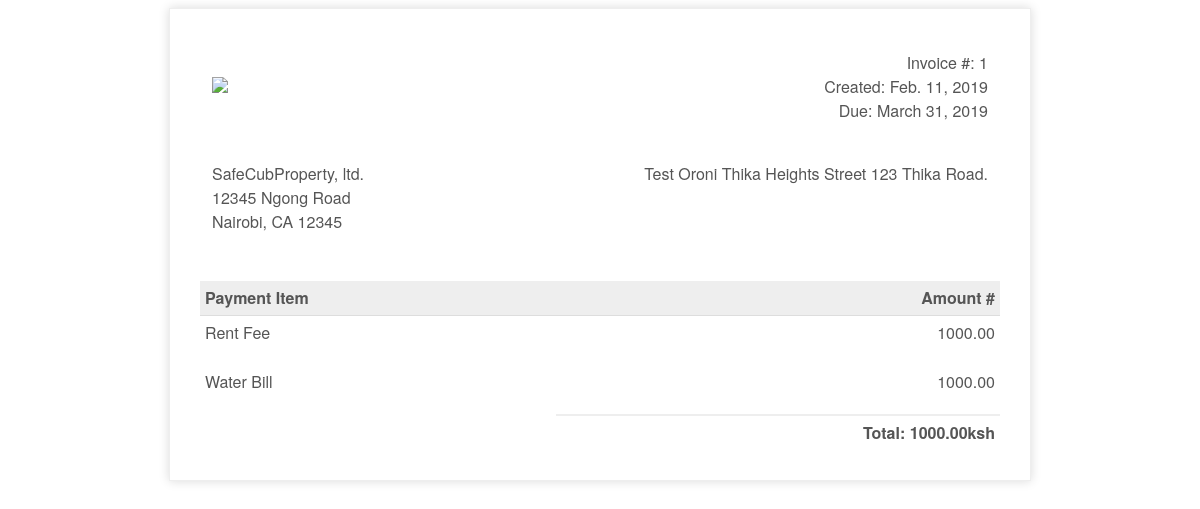
The app's page /main/invoices/1/ (signed in) with its own data.
### tenants/models.py (models this page shows, shortened)
class Invoice(models.Model):
    tenant = models.ForeignKey(Tenant, verbose_name=Tenant._meta.verbose_name,on_delete=models.PROTECT)
    start_date = models.DateField()
    end_date = models.DateField()
    amount = models.ForeignKey(Fee, verbose_name=Tenant._meta.verbose_name,on_delete=models.PROTECT)
    class Meta:
        verbose_name = _("Invoice")
        verbose_name_plural = _("Invoices")
        ordering = ['-start_date']
    def __str__(self):
        return u"{} - {}".format(self.tenant, self.start_date)

class Tenant(models.Model):
    property = models.ForeignKey(
        Property,
        verbose_name=Property._meta.verbose_name,
        on_delete=models.PROTECT)
    name = models.CharField(_("name"), max_length=255)
    tenancy_begin_date = models.DateField(
        _("tenancy begin date"))
    tenancy_end_date = models.DateField(
        _("tenancy end date"), blank=True, null=True)
    deposit = models.DecimalField(
        _("deposit"), max_digits=7, decimal_places=2,
        help_text=_(
            'A sum of money asked to tenant on day 1. '
            'It is payed back in full on the final day of the tenancy'),
        validators=[MinValueValidator(0)], default=0)
    contact_info = models.TextField(_("contact info"), blank=True)
    notes = models.TextField(_("notes"), blank=True)
    def balance(self):
        return sum([int(c.amount) for c in self.cashflows()])
    balance.short_description = _("balance")
    class Meta:
        verbose_name = _("tenant")
        verbose_name_plural = _("tenants")
        ordering = ['tenancy_end_date', 'name']
    def __str__(self):
        return u"{} {}".format(self.name, self.property)

class Fee(models.Model):
    description = models.CharField(_("description"), max_length=255)
    tenant = models.ForeignKey(Tenant, verbose_name=Tenant._meta.verbose_name,on_delete=models.PROTECT)
    date = models.DateField(_("date"))
    amount = models.DecimalField(
        _("amount"), max_digits=7, decimal_places=2,
        validators=[MinValueValidator(0)], default=0)
    class Meta:
        verbose_name = _("one-time fee")
        verbose_name_plural = _("one-time fees")
        ordering = ['-date']
    def __str__(self):
        return str(self.amount)

### property/models.py (models this page shows)
class Property(models.Model):
    name = models.CharField(_("name"), max_length=255)
    prop_type=models.ForeignKey(PropertyType,on_delete=models.PROTECT)
    location = models.ForeignKey(
        property_location,
        verbose_name=property_location._meta.verbose_name,
        blank=True, null=True, on_delete=models.PROTECT)
    address = models.TextField(_("address"))
    notes = models.TextField(_("notes"), blank=True)
    area = models.DecimalField(
        _("surface area"), max_digits=7, decimal_places=2,
        validators=[MinValueValidator(0)])
    rooms = models.DecimalField(
        _("number of rooms"), max_digits=2, decimal_places=0,
        validators=[MinValueValidator(1)])
    price=models.DecimalField(max_digits=7, decimal_places=2,
        validators=[MinValueValidator(0)])
    class Meta:
        verbose_name = _("property")
        verbose_name_plural = _("properties")
        ordering = ['name']
    def __str__(self):
        return u'{}\n{}'.format(self.name, self.address)

### tenants/views.py (the view)
# urls.py: path('invoices/<int:id>/', views.tenant_invoice, name="invoices"),
@login_required
def tenant_invoice(request, id):
    tenant =Invoice.objects.all().filter(pk=id)
    print(tenant)
    context = {'invoice': tenant}
    return render(request, 'main/invoice_pdf_template.html', context)

### templates/main/invoice_pdf_template.html (shortened to what this page needs)
<!doctype html>
<html>
<head>
</head>
<body>
    <div class="invoice-box">
        <table cellpadding="0" cellspacing="0">
            <tr class="top">
                <td colspan="2">
                    <table>
                        <tr>
                            <td class="title">
                                <img src="https://scontent.fnbo1-1.fna.fbcdn.net/v/t31.0-8/13667717_1762503294021639_8590284565031592447_o.jpg?_nc_cat=109&_nc_ht=scontent.fnbo1-1.fna&oh=00b16ac2b2b03fd72e4c939de2330bd9&oe=5CF09719" style="width:100%; max-width:300px;">
                            </td>
                            <td>
                                {% for t in invoice%}
                                Invoice #: {{t.id}}<br>
                                Created: {{t.start_date}}<br>
                                Due: {{t.end_date}}
                            </td>
                        </tr>
                    </table>
                </td>
            </tr>
            <tr class="information">
                <td colspan="2">
                    <table>
                        <tr>
                            <td>
                                SafeCubProperty, ltd.<br>
                                12345 Ngong Road<br>
                                Nairobi, CA 12345
                            </td>
                            <td>
                                {{t.tenant}}.<br>
                                {{t.contact_info}}<br>
                            </td>
                        </tr>
                    </table>
                </td>
            </tr>
            <tr class="heading">
                <td>
                    Payment Item
                </td>
                <td>
                    Amount #
                </td>
            </tr>
            <tr class="details">
                <td>
                    Rent Fee
                </td>
                <td>
                    {{t.amount}}
                </td>
            </tr>
              <tr class="details">
                <td>
                    Water Bill
                </td>
                <td>
                    {{t.amount}}
                </td>
            </tr>
            <tr class="total">
                <td></td>
                <td>
                   Total: {{ t.amount }}ksh {{t.}}
                </td>
            </tr>
                            {%endfor%}
        </table>
    </div>
</body>
</html>

### templates/main/invoice_pdf_template.html (style rules this page uses)
.invoice-box { max-width: 800px; margin: auto; padding: 30px; border: 1px solid #eee; box-shadow: 0 0 10px rgba(0, 0, 0, .15); font-size: 16px; line-height: 24px; font-family: 'Helvetica Neue', 'Helvetica', Helvetica, Arial, sans-serif; color: #555; }
.invoice-box table { width: 100%; line-height: inherit; text-align: left; }
.invoice-box table td { padding: 5px; vertical-align: top; }
.invoice-box table tr td:nth-child(2) { text-align: right; }
.invoice-box table tr.top table td { padding-bottom: 20px; }
.invoice-box table tr.top table td.title { font-size: 45px; line-height: 45px; color: #333; }
.invoice-box table tr.information table td { padding-bottom: 40px; }
.invoice-box table tr.heading td { background: #eee; border-bottom: 1px solid #ddd; font-weight: bold; }
.invoice-box table tr.details td { padding-bottom: 20px; }
.invoice-box table tr.total td:nth-child(2) { border-top: 2px solid #eee; font-weight: bold; }

### records on screen
Invoice: id "1", start_date "Feb. 11, 2019", end_date "March 31, 2019", tenant "Test Oroni Thika Heights Street 123 Thika Road", amount "1000.00"
